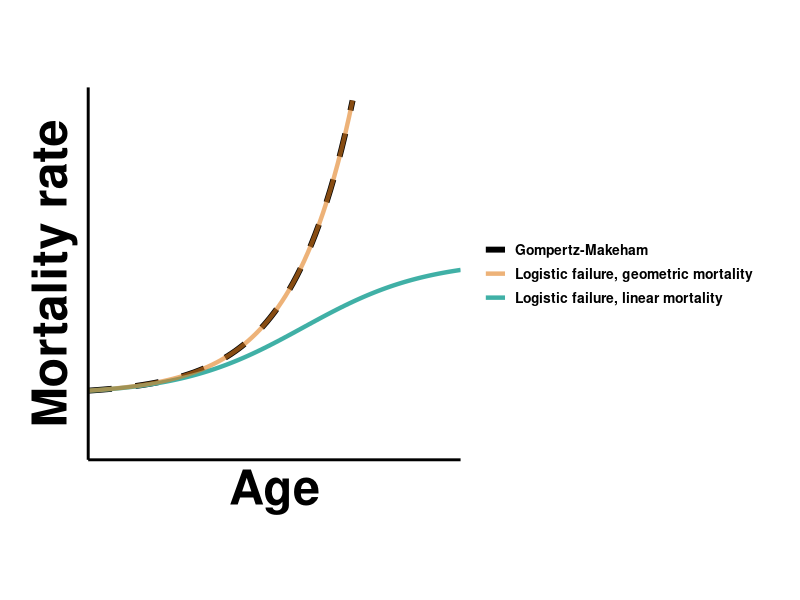
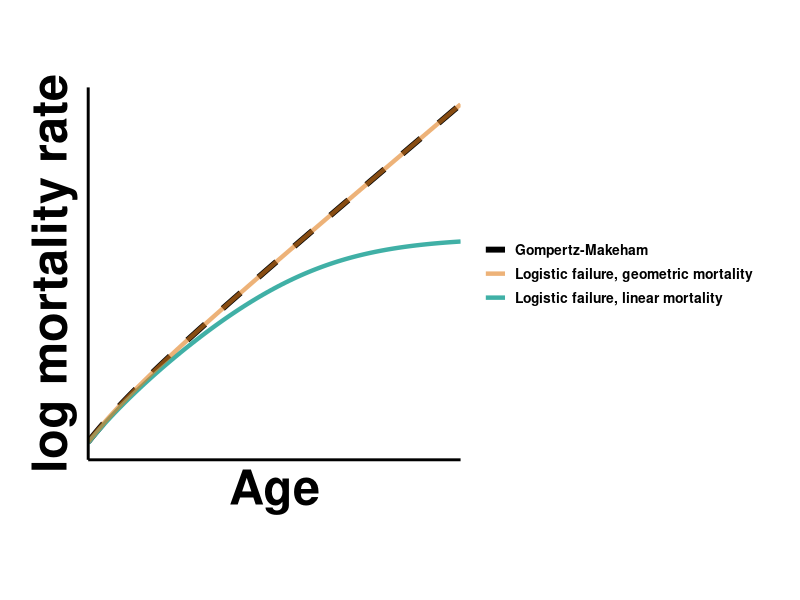

Write the R code that produced these figures, in order.
############################
# Make plots comparing Gompertz-Makeham curves with the
# Tithonus model with the logistic failure accumulation rule and
# either linear or geometric mortality rule.
# This code reproduces Fig 2A and 2B of Bhat and Kokko 2026,
# "Stochastic failure accumulation as a foundation for exponential mortality and selective disappearance"
# Written by Shikhara Bhat
# JGU Mainz, Germany
# Date created: Fri Apr 11 15:04:02 2025
# Date last modified: Mon Oct 06 17:25:33 2025
###########################
library(ggplot2) #for plotting
library(svglite) #for saving figures as vectorized SVGs (resolution free)


##########################
#Define the curves we want to plot

#Gompertz-Makeham curve
# mu(t) = M + a e^{bt}
gompertz_makeham <- function(t,phi,k,mu_e,chi,f0){
  
  #composite variables for convenience
  alpha <- phi + k*f0
  beta <- phi + k
  
  #from our analytics
  M <- mu_e - (chi*phi)/(k+phi)
  a <- chi*alpha/((k+phi)*(1-f0))
    
  return (M + a*exp(beta*t))
}

#define the solution to our logistic failures model
# the model is df/dt = (1-f)(r(f0) - kr*f0 + kr*f), approximating the more general model df/dt = (1-f)r(f)
#f0 is initial number of failures.
# r0 is r(f0)
#kr is dr/df at f = f0
#M is extrinsic mortality (analogous to Makeham parameter in GM)
logistic_fail_linear_mort <- function(t,phi,k,mu_e,chi,f0){
  
  #composite variables for convenience
  alpha <- phi + k*f0
  beta <- phi + k
  
  numerator <- (alpha*exp(beta*t))-phi*(1-f0)
  denominator <- beta + alpha*(exp(beta*t)-1)
  
  #analytical solution
  f <- numerator/denominator
  
  return (mu_e + chi*f)
}

logistic_fail_geometric_mort <- function(t,phi,k,mu_e,chi,f0){
  
  #composite variables for convenience
  alpha <- phi + k*f0
  beta <- phi + k
  
  numerator <- (alpha*exp(beta*t))-phi*(1-f0)
  denominator <- beta + alpha*(exp(beta*t)-1)
  
  #analytical solution
  f <- numerator/denominator
  
  intr_mort <- f/(1-f) 
  return (mu_e + chi*intr_mort)
}

##Find the plateau time
plateau_point <- function(phi,kr){
  return (0.5*(1-(phi/kr)))
}

plateau_time <- function(phi,f0,kr){
  beta <- phi + kr
  fstar <- plateau_point(phi,kr)
  log_num <- (1-f0)*(phi+kr*fstar)
  log_den <- (1-fstar)*(phi+kr*f0)
  log_term <- log(log_num/log_den)
  return( (1/beta)*log_term)
}

###############################
#Plotting

#define parameters
#X and Y axis scales are unparameterized/arbitrary anyway.
# my_params <- list(phi = 0.001, #intrinsic failure (constant component)
#                   k = 0.1, #interdependence rate (coefficient of linear component)
#                   mu_e = 1e-5, #extrinsic mortality
#                   chi = 0.2,   #how strongly failures impact mortality
#                   f0 = 0.01 #initial condition
# )


my_params <- list(phi = 0.001, #intrinsic failure (constant component)
                  k = 0.1, #interdependence rate (coefficient of linear component)
                  mu_e = 1e-5, #extrinsic mortality
                  chi = 1,   #how strongly failures impact mortality
                  f0 = 0.001 #initial condition
)


# my_params_linear <- list(phi = 0.01, #intrinsic failure (constant component)
#                          k = 0.1, #interdependence rate (coefficient of linear component)
#                          mu_e = 1e-5, #extrinsic mortality
#                          chi = 0.5,   #how strongly failures impact mortality
#                          f0 = 0.01 #initial condition
# )


  
#base layer. Control the axis limits and padding here
lineplot <- ggplot() + scale_x_continuous(limits = c(10,70), expand = c(0,0))
#lineplot <- ggplot() + scale_x_continuous(limits = c(0.1,0.85), expand = c(0,0))
lineplot <- lineplot + scale_y_continuous(limits = c(-0.5,2.3), expand = c(0,0))


###########################
#Plot on a linear scale

#add Gompertz curve with specified parameters
lineplot <- lineplot + geom_function(fun=gompertz_makeham, args = my_params,aes(color='Gompertz-Makeham'),linetype='dashed',linewidth=2)
#add logistic curve with specified parameters
lineplot <- lineplot + geom_function(fun=logistic_fail_linear_mort, args = my_params,aes(color='Logistic failure, linear mortality'),linewidth=1.5)
lineplot <- lineplot + geom_function(fun=logistic_fail_geometric_mort, args = my_params,aes(color='Logistic failure, geometric mortality'),linewidth=1.5, alpha = 0.6)
#add a vertical line for plateau time
#lineplot <- lineplot + geom_vline(xintercept = plateau_time(phi=0.08,f0=0,kr=7.92),linetype='dotted',linewidth=2,alpha=0.6, color='#666666')

#add a legend
lineplot <- lineplot + scale_color_manual(values =  c('Gompertz-Makeham'='#000000',
                                                      'Logistic failure, linear mortality'='#40B0A6',
                                                     # 'Linear failure, linear mortality'='#cc9922',
                                                      'Logistic failure, geometric mortality'='#e17f1e'))


# #aesthetics
lineplot <- lineplot + theme_light() + xlab('Age') + ylab("Mortality rate")
lineplot <- lineplot + theme(panel.border = element_blank(), axis.line = element_line(colour = "black",linewidth=1), panel.grid.major = element_blank(), panel.grid.minor = element_blank())
#lineplot <- lineplot + theme(axis.text = element_text(face = 'bold', color = 'black',size = 30)) #in case we want numbers on the axes
lineplot <- lineplot + theme(axis.title = element_text(face = 'bold',color = 'black',size = 35))
lineplot <- lineplot + theme(legend.text = element_text(face = 'bold', color = 'black',size = 10))
lineplot <- lineplot + theme(aspect.ratio = 1) #set aspect ratio
lineplot <- lineplot + theme(legend.title=element_blank()) #remove legend title
lineplot <- lineplot + theme(axis.ticks.length = unit(.15, "cm")) + theme(axis.ticks = element_line(color='black',linewidth=0.5))
#plot margins are to be provided in the order top, right, bottom, left
lineplot <- lineplot + theme(plot.margin = margin(0.1, 1, ,0.8 , "cm"))

#Remove the numeric values on the x and y axes (because we don't care about the actual numbers)
lineplot <- lineplot + theme(axis.text.x=element_blank(),
                             axis.ticks.x=element_blank(),
                             axis.text.y=element_blank(),
                             axis.ticks.y=element_blank())

lineplot


#uncomment below to save the figure as an SVG
#ggsave(filename = './output/fig_2A.svg',plot=lineplot,width=12,height=12)



#################################
#also plot the same curves on a log scale

#transform to log scale
logplot <- lineplot + scale_y_continuous(trans='log') + ylab("log mortality rate")
logplot

#uncomment below to save the figure as an SVG
#ggsave(filename = './output/fig_2B.svg',plot=logplot,width=12,height=12)
